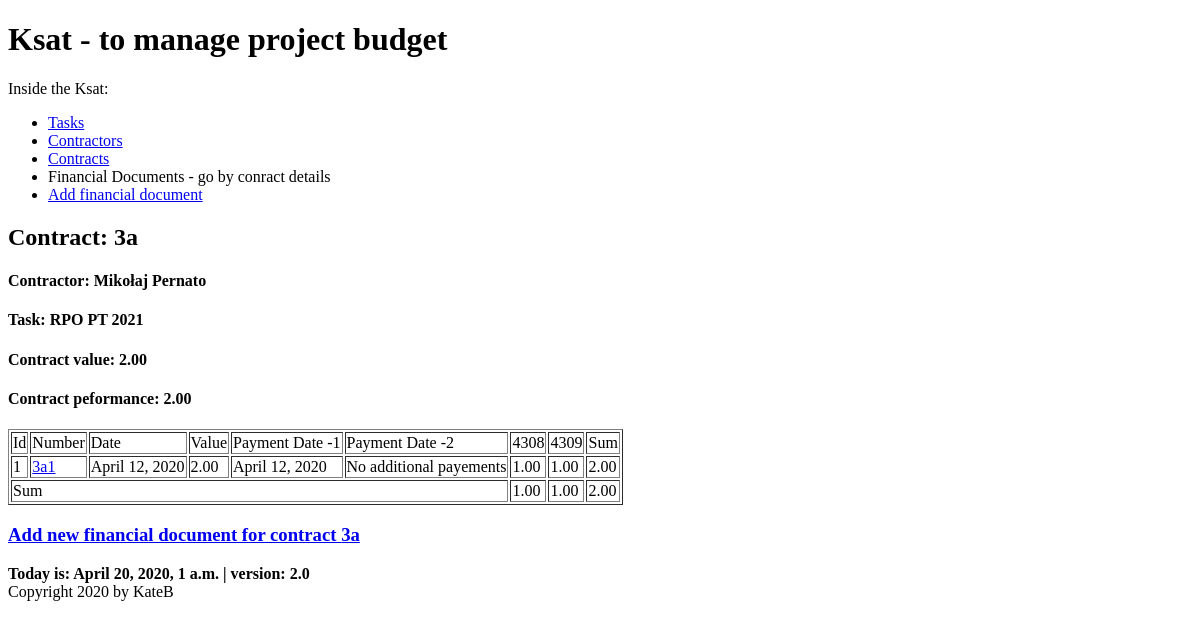
Before: /ksat/documents/conract/58/docs with the older database file.
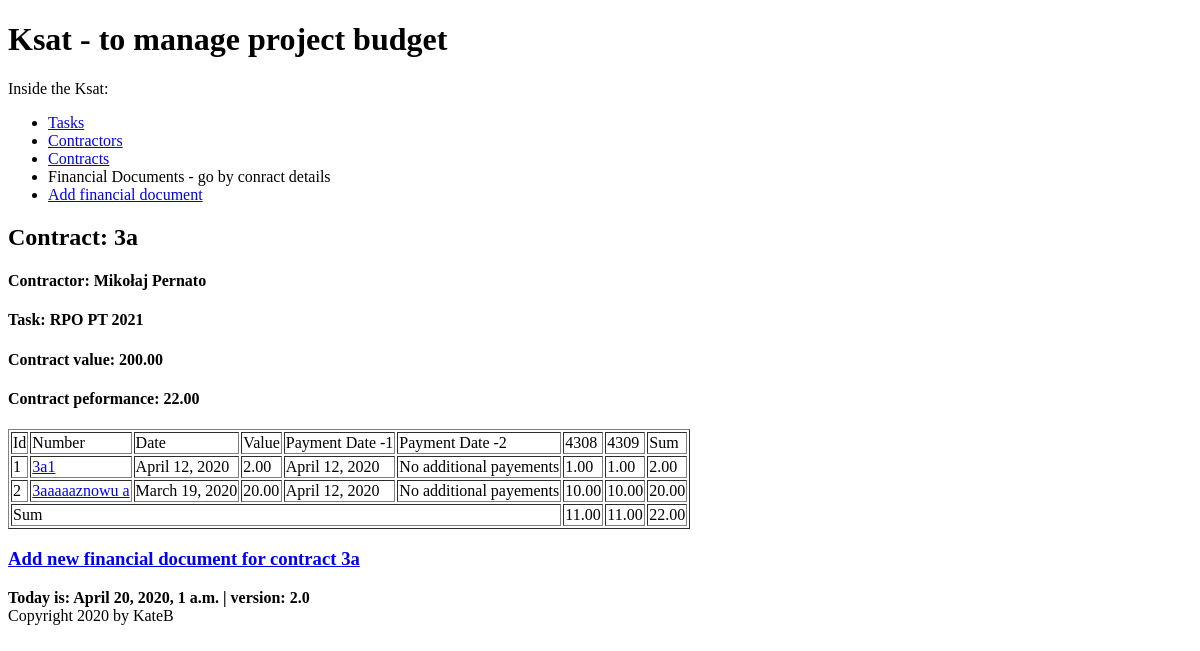
After: the same page with the newer database file.
### budget/models.py (models this page shows, shortened)
class Contract(models.Model):
    number = models.CharField(max_length=128, unique=True)
    date = models.DateField()
    task = models.ForeignKey(Task, on_delete=models.CASCADE, related_name='contracts', related_query_name='contract')
    contractor = models.ForeignKey(Contractor, default=None, on_delete=models.CASCADE, related_name='contracts',
                                   related_query_name='contract')
    article = models.ManyToManyField(Articles, through='ContractArticle')
    def contract_value(self):
        value = ContractArticle.objects.filter(contract=self).aggregate(total=Sum('value'))['total']
        if value:
            return round(value, 2)
        return 0
    def contract_performance(self):
        fin_docs = FinancialDocument.objects.filter(contract=self)
        performance = 0
        for fin_doc in fin_docs:
            performance += fin_doc.fin_doc_value()
        return round(performance, 2)
    class Meta:
        default_related_name = 'contract'
        ordering = ('number', 'contractor')
        verbose_name = 'contract'

class FinancialDocument(models.Model):
    contract = models.ForeignKey(Contract, on_delete=models.CASCADE, related_name='fds', related_query_name='fd')
    contractor = models.ForeignKey(Contractor, default=None, on_delete=models.CASCADE, related_name='fds',
                                   related_query_name='fd')
    number = models.CharField(max_length=64, default=None)
    date = models.DateField()
    payment_date1 = models.DateField(blank=True, null=True)
    payment_date2 = models.DateField(blank=True, null=True)
    article = models.ManyToManyField(Articles, through='FinDocumentArticle')
    def get_absolute_url(self):
        return reverse('budget:findoc_details', kwargs={'findoc_id': self.pk})
    def fin_doc_value(self):
        value = FinDocumentArticle.objects.filter(fin_doc=self).aggregate(total=Sum('value'))['total']
        if value:
            return round(value, 2)
        return 0
    class Meta:
        default_related_name = 'fds'
        verbose_name = 'finacial_doc'

class Articles(models.Model):
    number = models.IntegerField()
    name = models.CharField(max_length=126)
    financement_choices = [
        (0, 'BWD'),
        (8, 'DOT'),
        (9, 'BWD-WKLAD WLASNY')
    ]
    financement = models.IntegerField(choices=financement_choices)
    class Meta:
        verbose_name = 'article'
    def total_number(self):
        return f'{str(self.number) + str(self.financement)}'

class FinDocumentArticle(models.Model):
    article = models.ForeignKey(Articles, on_delete=models.CASCADE)
    fin_doc = models.ForeignKey(FinancialDocument, on_delete=models.CASCADE)
    value = models.DecimalField(decimal_places=2, max_digits=11, default=0)

class ContractArticle(models.Model):
    contract = models.ForeignKey(Contract, on_delete=models.CASCADE)
    contract_article = models.ForeignKey(Articles, on_delete=models.CASCADE, blank=True )
    value = models.DecimalField(decimal_places=2, max_digits=11, default=0)
    class Meta:
        default_related_name = 'contract_articles'
        ordering = ('contract',)
        verbose_name = 'contract articles'

class Contractor(models.Model):
    name = models.CharField(max_length=128)
    last_name = models.CharField(max_length=128)
    num = models.SmallIntegerField(blank=True)
    def __str__(self):
        return f'{self.name} {self.last_name}'
    class Meta:
        default_related_name = 'contractors'
        ordering = ('last_name',)
        verbose_name = 'contractor'

class Task(models.Model):
    title = models.CharField(max_length=128, unique=True)
    description = models.CharField(max_length=256)
    unit = models.SmallIntegerField()
    section = models.SmallIntegerField()
    article = models.ManyToManyField(Articles, through='TaskArticles')

### budget/views.py (the view)
# urls.py: path('documents/conract/<int:contract_id>/docs', views.FinancialDocContractView.as_view(), name ='contract-findocs'),
class FinancialDocContractView(ListView):
    model = FinancialDocument
    template_name = 'budget/contract_findocs.html'
    context_object_name = 'findocs'
    def get_queryset(self):
        contract = Contract.objects.get(pk=self.kwargs.get('contract_id'))
        fin_docs = FinancialDocument.objects.filter(contract=contract).order_by('contractor', 'contract__task')
        return fin_docs
    def get_context_data(self, **kwargs):
        ctx = super().get_context_data(**kwargs)
        ctx['contract'] = Contract.objects.get(pk=self.kwargs.get('contract_id'))
        return ctx

### budget/my_context_processor.py (called while the page is built)
def cp(request):
    ctx = {
        "now": django.utils.timezone.now(),
        "version": "2.0"
    }
    return ctx

### budget/templatetags/article_functions.py (called while the page is built)
@register.simple_tag
def contract_article_performance(article, contract):
    performance = 0
    findocs = FinancialDocument.objects.filter(contract=contract)
    for findoc in findocs:
        findoc_article_performance = FinDocumentArticle.objects.filter(article=article,
                            fin_doc = findoc).aggregate(total=Sum('value'))['total']
        if findoc_article_performance is not None:
            performance += findoc_article_performance
    return round(performance, 2)

### budget/templates/budget/contract_findocs.html (shortened to what this page needs)
{% extends 'base.html' %}
{% load article_functions %}
{% block content %}
    {{ block.super }}
    <h2>Contract: {{ contract.number }}</h2>
    <h4>Contractor: {{ contract.contractor }}</h4>
    <h4>Task: {{ contract.task.title }}</h4>
    <h4>Contract value: {{ contract.contract_value }}</h4>
    <h4>Contract peformance: {{ contract.contract_performance }}</h4>
    {% if not contract.contract_performance %}
        No financial document for this contract yet.
    {% else %}
        <table border="bold">
            <thead>
            <tr>
                <td>Id</td>
                <td>Number</td>
                <td>Date</td>
                <td>Value</td>
                <td>Payment Date -1</td>
                <td>Payment Date -2</td>
                {% for article in contract.article.all %}
                    <td>{{ article.total_number }}</td>
                {% endfor %}
            <td>Sum</td>
            </tr>
            </thead>
            <tbody>
            {% for findoc in findocs %}
                <tr>
                    <td>{{ forloop.counter }}</td>
                    <td><a href="{{ findoc.get_absolute_url }}">{{ findoc.number }}</a></td>
                    <td>{{ findoc.date }}</td>
                    <td>{{ findoc.fin_doc_value|floatformat:2 }}</td>
                    <td>{{ findoc.payment_date1 }}</td>
                    <td>{% if findoc.payment_date2 %}{{ findoc.payment_date2 }}{% else %} No additional
                        payements {% endif %}</td>
                    {% for article in contract.article.all %}
                        <td>   {% for findoc_article in findoc.findocumentarticle_set.all %}
                         {% if findoc_article.article == article %}
                        {{ findoc_article.value }}
                        {% endif %}
                            {% endfor %}</td>
                    {% endfor %}
                <td>{{ findoc.fin_doc_value }}</td>
                </tr>{% endfor %}
                <tr>
            <td colspan="6">Sum</td>
                {% for article in contract.contract_articles.all %}
                  <td>{% contract_article_performance article.contract_article contract %}</td>
                    {% endfor %} </td>
                <td>{{ contract.contract_performance }}
                </tr>
            </tbody>
        </table>
    {% endif %}
    <h3><a href="{% url 'budget:add_findoc' %}">Add new financial document for contract {{ contract.number }}</a></h3>
{% endblock %}

Changed rows visible on the page:
computed for Contract "Mikołaj Pernato": contract_value "2.00" → "200.00"; contract_performance "2.00" → "22.00"
added FinancialDocument: number "3aaaaaznowu a", date "March 19, 2020", fin_doc_value "20.00", payment_date1 "April 12, 2020", shows "No additional payements"
added FinDocumentArticle: value "10.00", shown under Articles (number 1 of 2 on the later page)
added FinDocumentArticle: value "10.00", shown under Articles (number 2 of 2 on the later page)
changed ContractArticle (number 1 of 2 on the later page): contract_article "1.00" → "11.00"
changed ContractArticle (number 2 of 2 on the later page): contract_article "1.00" → "11.00"
